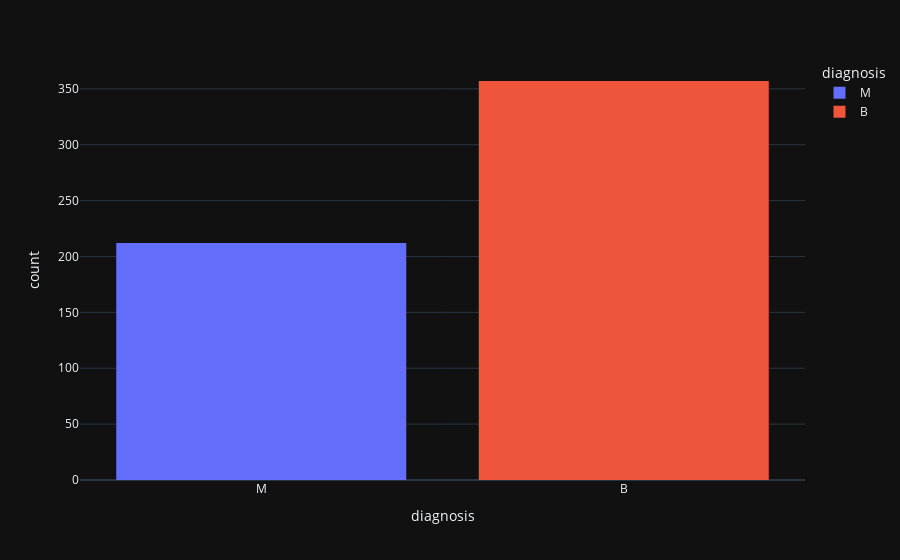

The cell this chart's notebook holds for it:
### Code cell
fig = px.histogram(
    df,
    x='diagnosis',
    color='diagnosis', 
    template="plotly_dark"
)
fig.show()

### Figure 1 — Plotly figure (JSON) as saved in the notebook; plotly's stock layout.template omitted (floating-point values rounded to 4 significant figures; data arrays with more than 128 entries replaced by an {"elided": "..."} marker saying what was removed)
{"data": [{"bingroup": "x", "hovertemplate": "diagnosis=%{x}<br>count=%{y}<extra></extra>", "legendgroup": "M", "marker": {"color": "#636efa", "pattern": {"shape": ""}}, "name": "M", "orientation": "v", "showlegend": true, "type": "histogram", "x": {"elided": "212 str values"}, "xaxis": "x", "yaxis": "y"}, {"bingroup": "x", "hovertemplate": "diagnosis=%{x}<br>count=%{y}<extra></extra>", "legendgroup": "B", "marker": {"color": "#EF553B", "pattern": {"shape": ""}}, "name": "B", "orientation": "v", "showlegend": true, "type": "histogram", "x": {"elided": "357 str values"}, "xaxis": "x", "yaxis": "y"}], "layout": {"barmode": "relative", "legend": {"title": {"text": "diagnosis"}, "tracegroupgap": 0}, "margin": {"t": 60}, "xaxis": {"anchor": "y", "categoryarray": ["M", "B"], "categoryorder": "array", "domain": [0, 1], "title": {"text": "diagnosis"}}, "yaxis": {"anchor": "x", "domain": [0, 1], "title": {"text": "count"}}}}
